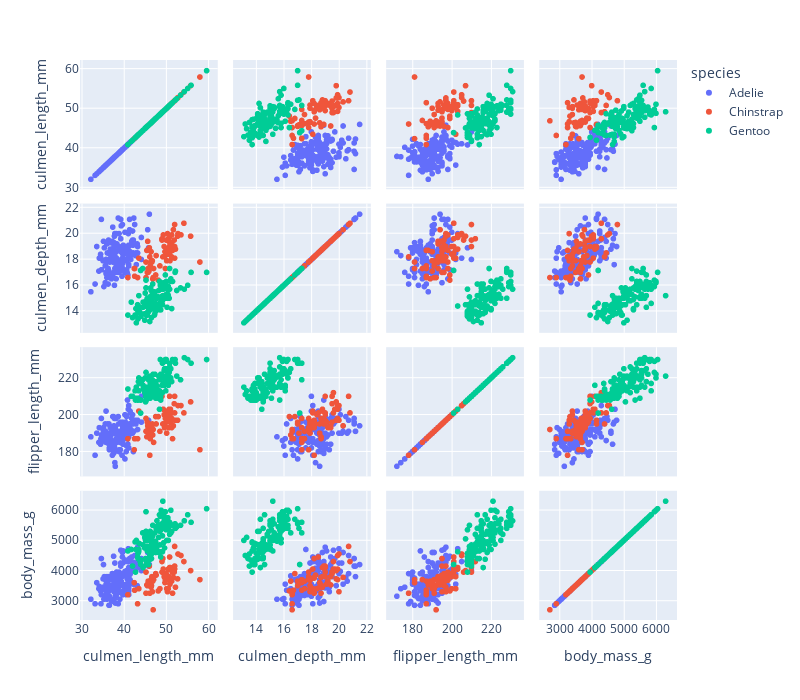

Notebook code cell kept with this figure:
### Code cell
fig = px.scatter_matrix(df, dimensions=["culmen_length_mm", "culmen_depth_mm", "flipper_length_mm", "body_mass_g"], color="species",height=700, width=800)
fig.show()
